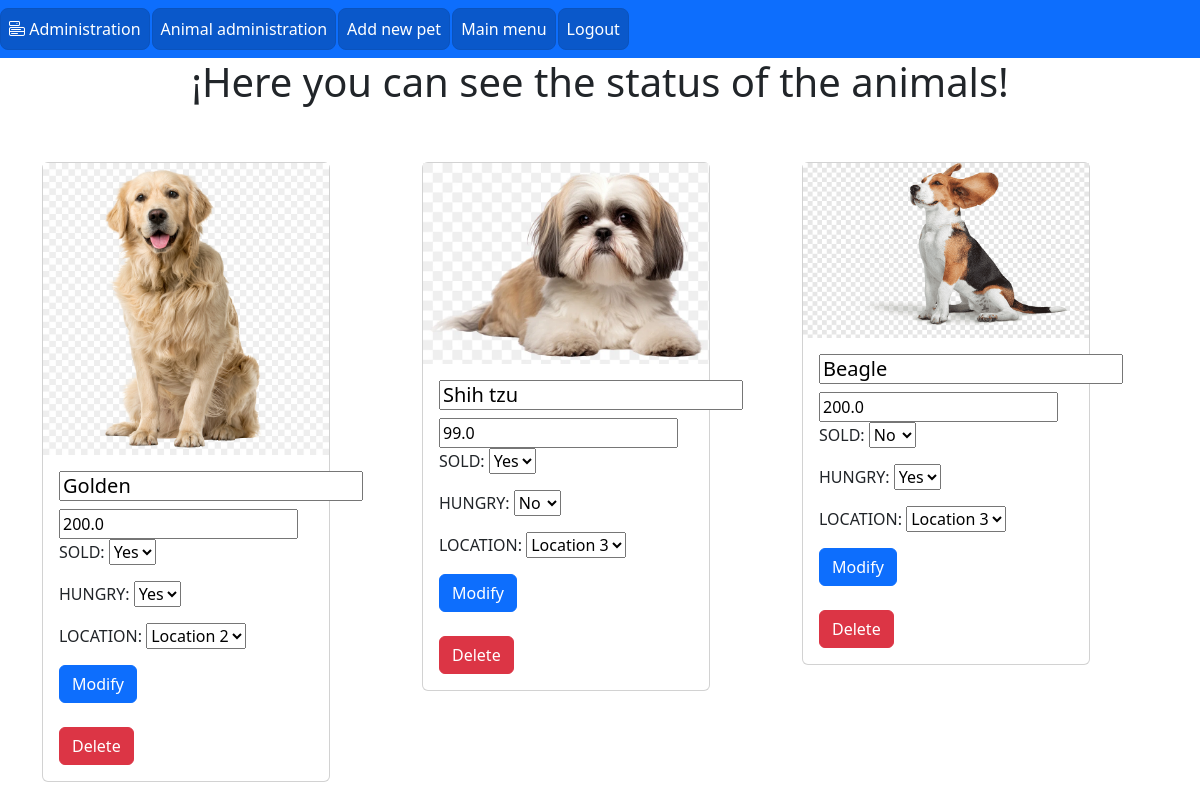
Page /shops (signed in) on the committed database.
### PetshopInfo2/models.py (models this page shows, shortened)
class Pets(models.Model):
    sold_choices = [('No', 'No'), ('Yes', 'Yes')]
    LOCATION_CHOICES = [
        ('Location1', 'Location 1'),
        ('Location2', 'Location 2'),
        ('Location3', 'Location 3'),
        ('Location4', 'Location 4'),
    ]
    name_validator = RegexValidator(regex=r'^[a-zA-Z ]*$', message='Only letters are allowed.')
    name = models.CharField(max_length=220, null=True, validators=[name_validator])
    price = models.FloatField(default=0.0)
    description = models.TextField(verbose_name='Description', null=True)
    image = models.ImageField(null=True, blank=False)
    sold = models.CharField(max_length=3, choices=sold_choices, default='No', null=True, blank=False)
    hungry = models.CharField(max_length=3, choices=sold_choices, default='No', null=True, blank=False)
    location = models.CharField(max_length=40, choices=LOCATION_CHOICES, default='Location1', null=True, blank=False)
    @property
    def imageURL(self):
        try:
            url = self.image.url
        except:
            url = ''
        return url

### PetshopInfo2/views.py (the view)
# urls.py: path('shops',views.shops,name='shops'),
@login_required
def shops(request):
    prop = Pets.objects.all()
    return render(request, "shops/statusAnimal.html", {'prop':prop})

### PetshopInfo2/templates/shops/statusAnimal.html (shortened to what this page needs)
{% extends "base.html" %}
{% block contenido %}
<div id="welcome-container" class="text-center">
    <h1 id="welcome-message">¡Here you can see the status of the animals!</h1>
</div>
<br>
<br>
<div class="row">
    {% for i in prop %}
    <div class="col">
        <div class="card" style="width: 18rem; margin: 5;">
            <img src="{{ i.imageURL }}" class="car-img-top" alt="...">
            <div class="card-body">
                <form method="post" action="{% url 'update_pet' pet_name=i.name %}">
                    <h5 class="card-title">
                        <input type="text" name="name" value="{{ i.name }}">
                    </h5>
                    <data class="card-price">
                        <input type="number" name="price" value="{{ i.price }}">
                    </data>
                    <p class="card-text">
                        SOLD:
                        <select name="sold">
                            <option value="Yes" {% if i.sold == 'Yes' %}selected{% endif %}>Yes</option>
                            <option value="No" {% if i.sold == 'No' %}selected{% endif %}>No</option>
                        </select>
                    </p>
                    <p class="card-text">
                        HUNGRY:
                        <select name="hungry">
                            <option value="Yes" {% if i.hungry == 'Yes' %}selected{% endif %}>Yes</option>
                            <option value="No" {% if i.hungry == 'No' %}selected{% endif %}>No</option>
                        </select>
                    </p>
                    <p class="card-text">
                        LOCATION:
                        <select name="location">
                            <option value="Location2" {% if i.location == 'Location2' %}selected{% endif %}>Location 2</option>
                            <option value="Location3" {% if i.location == 'Location3' %}selected{% endif %}>Location 3</option>
                        </select>
                    </p>
                    <button type="submit" class="btn btn-primary">Modify</button>
                </form>
                <br>
                <form method="post" action="{% url 'delete_pet' pet_name=i.name %}">
                    <button type="submit" class="btn btn-danger">Delete</button>
                </form>
            </div>
        </div>
    </div>
    {% endfor %}
</div>
<br>
<br>
<br>
{% endblock %}

### PetshopInfo2/templates/base.html (shortened to what this page needs)
{% load static %}
<!doctype html>
<html lang="fr">
    <head>
        <link href="https://cdn.jsdelivr.net/npm/bootstrap@5.2.1/dist/css/bootstrap.min.css" rel="stylesheet"
>
        <link href="https://cdn.jsdelivr.net/npm/bootstrap-icons/font/bootstrap-icons.css" rel="stylesheet">
    </head>
    <body>
        <nav class="navbar navbar-expand navbar-light bg-primary">
            <div class="nav navbar-nav">
                <a class="nav-item nav-link active btn btn-primary btn-lg text-white"
                    href="#"
                    data-bs-toggle="offcanvas"
                    data-bs-target="#offcanvasMenu"
                    aria-controls="offcanvasMenu">
                    <i class="bi bi-menu-button"></i>
                    Administration
                    </a>
                <a class="nav-item nav-link active btn btn-primary btn-lg text-white mr-3" href="{% url 'shops' %}" aria-current="page">Animal administration <span class="visually-hidden">(current)</span></a>
            </div>
            <div class="navbar-nav ml-auto">
                <a class="nav-item nav-link active btn btn-primary btn-lg text-white" href="{% url 'create_pet' %}" aria-current="page">Add new pet</a>
            </div>
            <div class="navbar-nav ml-auto">
                <a class="nav-item nav-link active btn btn-primary btn-lg text-white" href="{% url 'index2' %}" aria-current="page">Main menu</a>
            </div>
            <div class="navbar-nav ml-auto">
                <a class="nav-item nav-link active btn btn-primary btn-lg text-white" href="{% url 'terminer_la_session' %}" aria-current="page">Logout</a>
            </div>
        </nav>
        <div class="container">
            <div class="row">
                <div class="col-12">
                    {% block contenido %} {% endblock %}
                </div>
            </div>
        </div>
    </body>
</html>

### PetshopInfo2/templates/base.html (style rules this page uses)
.navbar-nav .nav-link { margin-right: 2px; transition: background-color 0.3s; color: white; }

### rows in the picture
Pets: imageURL (picture), name "Golden", price "200.0", sold "Yes", hungry "Yes", location "Location 2"
Pets: imageURL (picture), name "Shih tzu", price "99.0", sold "Yes", hungry "No", location "Location 3"
Pets: imageURL (picture), name "Beagle", price "200.0", sold "No", hungry "Yes", location "Location 3"
